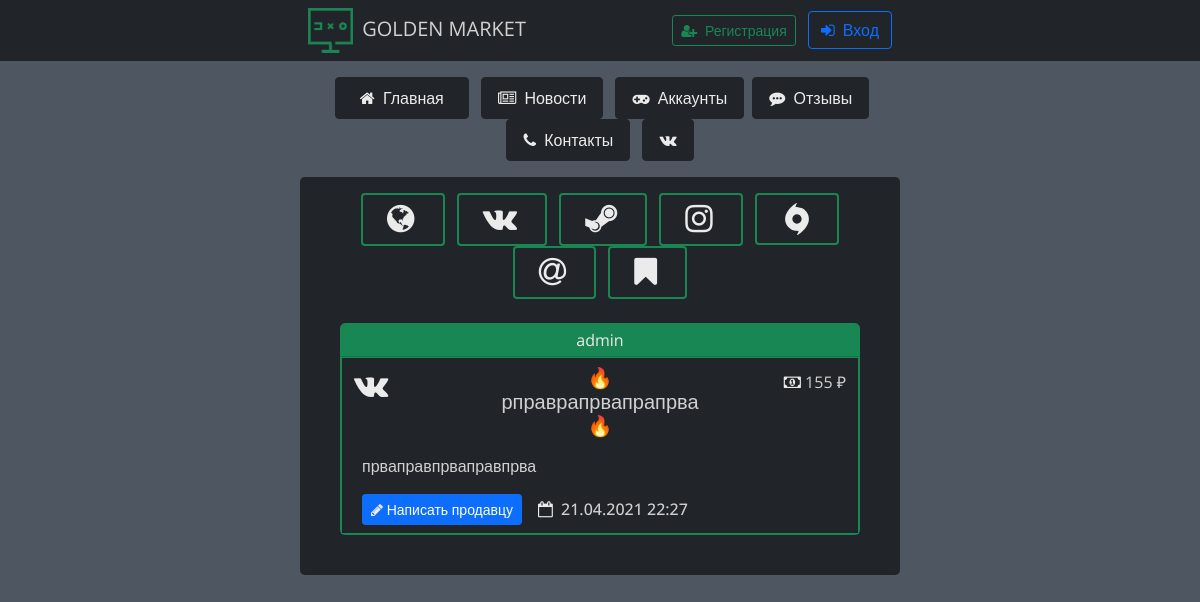
/market, run on the app's committed database.
### data/accounts.py (models this page shows)
class Accounts(SqlAlchemyBase, UserMixin):  # таблица аккаунтов
    __tablename__ = 'accounts'
    id = sqlalchemy.Column(sqlalchemy.Integer, primary_key=True, autoincrement=True, unique=True)
    created_date = sqlalchemy.Column(sqlalchemy.DateTime,
                                     default=datetime.datetime.now)
    title = sqlalchemy.Column(sqlalchemy.String)
    type = sqlalchemy.Column(sqlalchemy.String)
    price = sqlalchemy.Column(sqlalchemy.String)
    count = sqlalchemy.Column(sqlalchemy.Integer)
    link = sqlalchemy.Column(sqlalchemy.String)
    user_name = sqlalchemy.Column(sqlalchemy.String)
    about_acc = sqlalchemy.Column(sqlalchemy.String)
    user_id = sqlalchemy.Column(sqlalchemy.Integer,
                                sqlalchemy.ForeignKey("users.id"))
    user = orm.relation('User')

### main.py (the view)
@app.route('/market', methods=['POST', 'GET'])  # страница маркета
def market():
    session = db_session.create_session()
    account_session = session.query(accounts.Accounts).all()
    account_dict = {}  # словарь аккаунтов
    for account in account_session[::-1]:
        account_dict[account.title] = [account.price, account.count, account.link,
                                       account.user_name, account.type.lower(), account.id,
                                       str(account.created_date).split()[0].split('-'),
                                       account.about_acc,
                                       str(account.created_date).split()[1].split('.')[0].split(
                                           ':')]
    if current_user.is_authenticated:
        return render_template('market.html', name=current_user.name,
                               photo='/'.join(current_user.photo.split('/')[1:]),
                               account_dict=account_dict,
                               is_photo=current_user.is_photo, title='Аккануты', ADMINS=ADMINS)
    return render_template('market.html', account_dict=account_dict, title='Аккануты')

### data/db_session.py (called while the page is built)
def create_session() -> Session:
    global __factory
    return __factory()

### templates/market.html (shortened to what this page needs)
{% extends "base.html" %}
{% block content %}
<div class="container w-50 bg-dark rounded-3 mt-3 p-3 text-center">
    <div>
        <a href="/market" class="mx-1">
            <button class="simple-btn btn btn-dark px-4 py-2 border-2 border-success">
                <i class="fa fa-globe fa-2x simple-btn me-1" aria-hidden="true"></i>
            </button>
        </a>
        <a href="/market/vk" class="mx-1">
            <button class="simple-btn btn btn-dark px-4 py-2 border-2 border-success">
                <i class="fa fa-vk fa-2x simple-btn me-1" aria-hidden="true"></i>
            </button>
        </a>
        <a href="/market/steam" class="mx-1">
            <button class="simple-btn btn btn-dark px-4 py-2 border-2 border-success">
                <i class="fa fa-steam fa-2x simple-btn me-1" aria-hidden="true"></i>
            </button>
        </a>
        <a href="/market/instagram" class="mx-1">
            <button class="simple-btn btn btn-dark px-4 py-2 border-2 border-success">
                <i class="fa fa-instagram fa-2x simple-btn me-1" aria-hidden="true"></i>
            </button>
        </a>
        <a href="/market/origin" class="mx-1">
            <button class="simple-btn btn btn-dark px-4 py-2 border-2 border-success">
            </button>
        </a>
        <a href="/market/mail" class="mx-1">
            <button class="simple-btn btn btn-dark px-4 py-2 border-2 border-success">
                <i class="fa fa-at fa-2x simple-btn me-1" aria-hidden="true"></i>
            </button>
        </a>
        <a href="/market/other" class="mx-1">
            <button class="simple-btn btn btn-dark px-4 py-2 border-2 border-success">
                <i class="fa fa-bookmark fa-2x simple-btn me-1" aria-hidden="true"></i>
            </button>
        </a>
    </div>
    {% for account in account_dict %}
    <div class="card text-center m-4 bg-dark rounded-3 border-success">
        <div class="card-header bg-success p-1 simple-btn">
            {{ account_dict[account][3] }}
        </div>
        <div class="card-body border border-success p-2">
            <div class="container">
                <div class="row">
                    <div class="col text-start p-0 ms-1 mt-1">
                        {% if account_dict[account][4] == 'origin' %}
                        <svg xmlns="http://www.w3.org/2000/svg" width="32" height="32" style="">
                            <rect id="backgroundrect" width="100%" height="100%" x="0" y="0"
                                  fill="none" stroke="none"/>
                            <g class="currentLayer" style=""><title>Layer 1</title>
                                <path d="M16.786 4.146c1.583 0.094 3.135 0.51 4.552 1.224 1.375 0.688 2.599 1.635 3.609 2.792 1 1.156 1.76 2.474 2.286 3.953 0.521 1.479 0.729 3.036 0.62 4.672-0.047 0.844-0.182 1.667-0.406 2.464-0.224 0.781-0.526 1.542-0.901 2.271-0.583 1.13-1.24 2.198-1.958 3.214-0.719 1.010-1.5 1.953-2.349 2.823-0.854 0.87-1.755 1.672-2.714 2.406-0.958 0.724-1.958 1.38-3.005 1.969l-0.047 0.036c-0.047 0.021-0.094 0.036-0.146 0.031-0.083-0.021-0.156-0.068-0.214-0.13-0.052-0.068-0.083-0.151-0.083-0.229 0-0.042 0.005-0.078 0.016-0.115 0.016-0.031 0.031-0.057 0.052-0.083 0.37-0.526 0.672-1.073 0.917-1.646 0.24-0.578 0.401-1.182 0.49-1.813 0-0.042-0.021-0.083-0.052-0.115-0.026-0.031-0.073-0.052-0.115-0.052-0.349 0.047-0.703 0.073-1.057 0.083-0.354 0.016-0.708 0-1.063-0.047-1.583-0.094-3.135-0.516-4.557-1.224-1.375-0.688-2.599-1.635-3.609-2.792-1.005-1.161-1.781-2.5-2.286-3.953-0.521-1.5-0.734-3.083-0.62-4.672 0.047-0.844 0.182-1.667 0.411-2.464s0.526-1.536 0.901-2.24c0.583-1.151 1.24-2.234 1.958-3.245s1.5-1.953 2.344-2.828c0.854-0.865 1.755-1.667 2.714-2.396s1.958-1.385 3.005-1.974l0.047-0.031c0.047-0.026 0.094-0.036 0.146-0.036 0.089 0.021 0.161 0.068 0.214 0.13 0.057 0.068 0.083 0.141 0.083 0.234 0 0.036-0.005 0.073-0.016 0.109-0.010 0.031-0.031 0.057-0.052 0.083-0.365 0.516-0.672 1.068-0.917 1.651-0.24 0.578-0.396 1.177-0.484 1.807 0 0.047 0.016 0.083 0.047 0.115s0.073 0.052 0.115 0.052c0.349-0.047 0.703-0.073 1.057-0.083 0.365-0.010 0.714 0.005 1.068 0.047zM15.708 20.635c1.229 0.104 2.448-0.307 3.359-1.141 0.964-0.849 1.479-1.917 1.568-3.198 0.104-1.24-0.307-2.464-1.141-3.38-0.802-0.943-1.964-1.51-3.198-1.552-1.234-0.104-2.458 0.313-3.38 1.141-0.943 0.802-1.51 1.964-1.552 3.203-0.104 1.234 0.307 2.453 1.13 3.38 0.833 0.964 1.906 1.484 3.214 1.547z"
                                      id="svg_1" class="" fill-opacity="1" fill="#ebebeb"/>
                            </g>
                        </svg>
                        {% elif account_dict[account][4] == 'mail' %}
                        <i class="fa fa-at fa-2x simple-btn me-1" aria-hidden="true"></i>
                        {% elif account_dict[account][4] == 'other' %}
                        <i class="fa fa-bookmark fa-2x simple-btn me-1" aria-hidden="true"></i>
                        {% else %}
                        <i class="fa fa-{{ account_dict[account][4] }} fa-2x simple-btn"
                           aria-hidden="true"></i>
                        {% endif %}
                    </div>
                    <h5 class="col p-0 card-title my-auto">
                        🔥{{ account }}🔥
                    </h5>
                    <div class="col text-end p-0 me-1 mt-1">
                        <i class="fa fa-money fa-1x simple-btn" aria-hidden="true"></i> {{
                        account_dict[account][0] }} ₽
                    </div>
                </div>
                <div class="card-text my-3 text-start">{{ account_dict[account][7] }}</div>
                <div class="container d-flex p-0">
                    <a href="{{ account_dict[account][2] }}" target="_blank" class="me-2">
                        <button class="btn btn-sm btn-primary" type="button">
                            <i class="fa fa-pencil fa-1x simple-btn" aria-hidden="true"></i>
                            Написать продавцу
                        </button>
                    </a>
                    <h6 class="my-auto ms-2">
                        <i class="fa fa-calendar-o fa-1x simple-btn me-1" aria-hidden="true"></i>
                        {{ account_dict[account][6][2] }}.{{ account_dict[account][6][1] }}.{{
                        account_dict[account][6][0] }} {{ account_dict[account][8][0] }}:{{
                        account_dict[account][8][1] }}
                    </h6>
                </div>
            </div>
        </div>
    </div>
    {% endfor %}
</div>
{% endblock %}

### static/css/style.css (style rules this page uses)
a { text-decoration: none !important; border: none !important; }

### templates/base.html (style rules this page uses)
* { font-family: 'Open Sans', sans-serif; color: #d1d1d1; }
body { background-color: #4e5761; }
.simple-btn { color: #ebebeb !important; }

### data on the page
Accounts: title+user_name "admin", title "рправрапрвапрапрва", title+price "155", title+about_acc "прваправпрваправпрва", title "21", title "04", title "2021", title "22", title "27"
